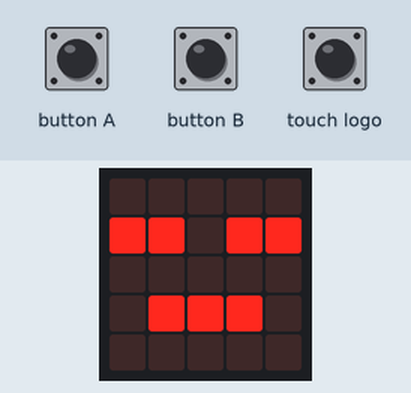
Recording of a program running on a simulated BBC micro:bit (MakeCode). Shown: the board's 5×5 LED display. The inputs (shaded band) are chosen by the test bench.

Above: at 1.2 s.
1.3 s: button A pressed for 0.15 s
At 2.9 s:
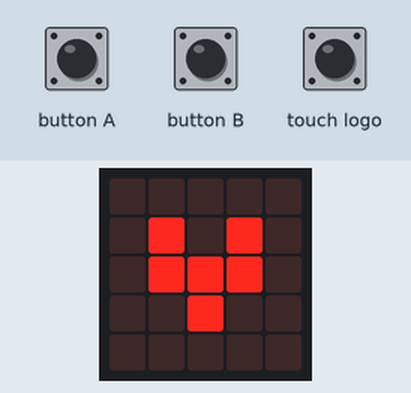
4.4 s: button B pressed for 0.15 s
At 6.7 s:
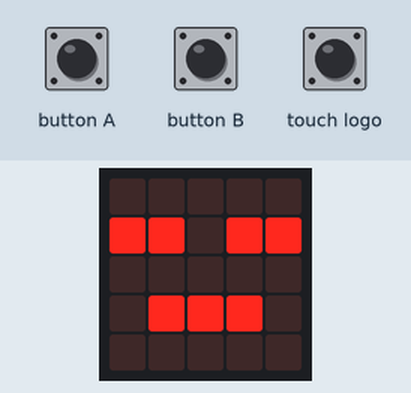
7.0 s: touch logo pressed for 0.15 s
At 7.9 s:
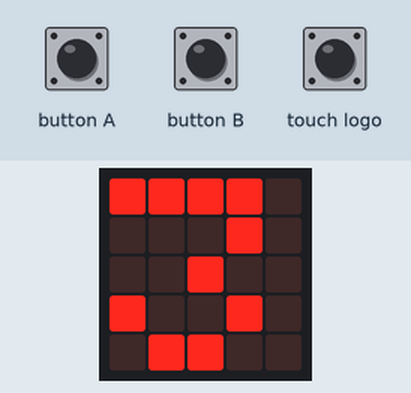
Timing chart, 0 to 10.0 s (numbered marks = the images above; inputs shaded):
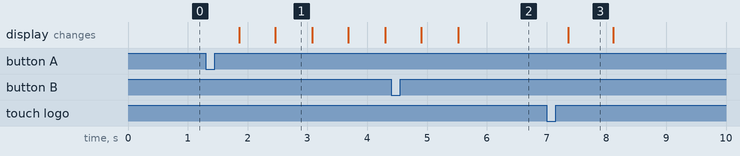

Measured:
- after the input at 1.3 s, the display: first changes after 0.56 s (image 1 shows a later state)
- after the input at 4.4 s, the display: first differs from a run without the input after 1.1 s (image 2)
- after the input at 7.0 s, the display: changes after 0.36 s (image 3)
- what the display in image 1 shows lasts 0.6 s, from 2.5 s to 3.1 s
- what the display in image 3 shows lasts 0.7 s, from 7.4 s to 8.1 s

The program:

main.ts
```typescript
let running = false
let time = 0
let start = 0
input.onLogoEvent(TouchButtonEvent.Pressed, function () {
    if (!(running)) {
        basic.showNumber(Math.idiv(time, 1000))
    }
})
input.onButtonPressed(Button.A, function () {
    running = true
    start = input.runningTime()
})
input.onButtonPressed(Button.B, function () {
    if (running) {
        time += input.runningTime() - start
    }
    running = false
})
basic.forever(function () {
    if (running) {
        basic.showIcon(IconNames.Heart)
        basic.showIcon(IconNames.SmallHeart)
    } else {
        basic.showIcon(IconNames.Asleep)
    }
})
```

test.ts
```typescript
// aquí va el archivo "tests"; esto no se compilará cuando este paquete se utilice como una extensión.
```
